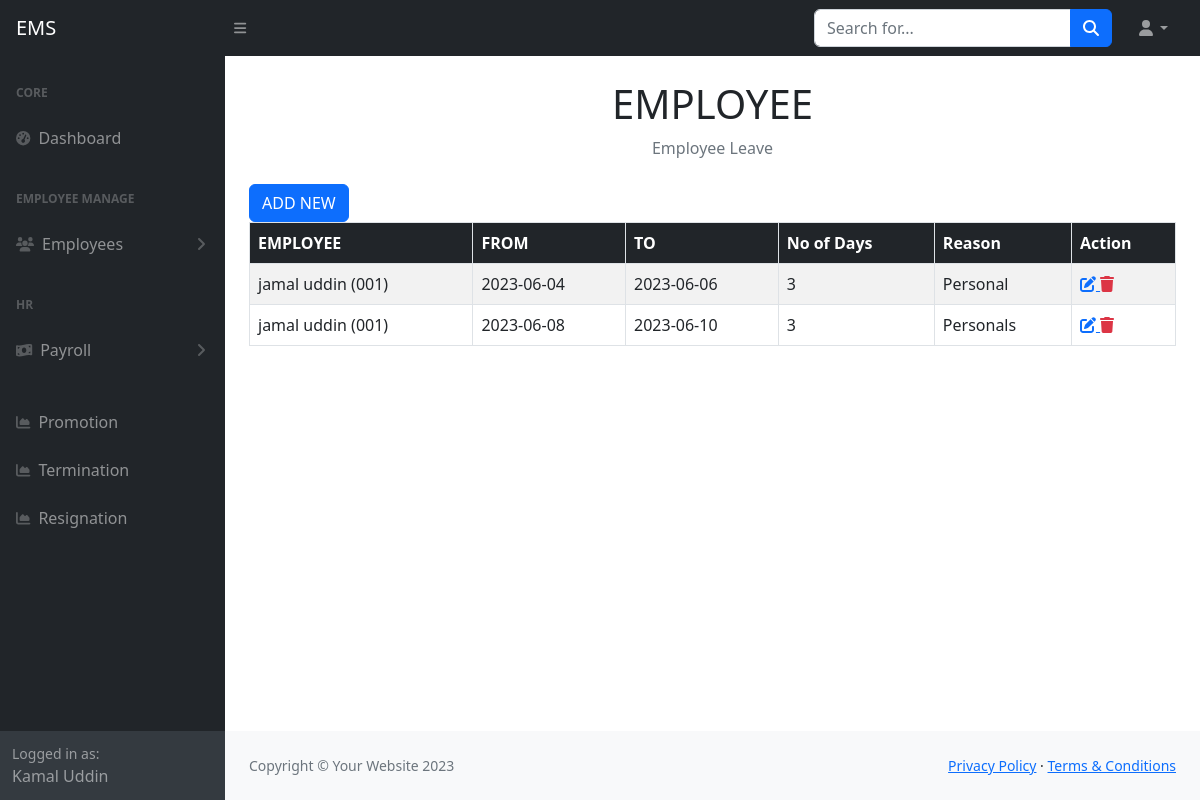
/employee_leave.php (signed in), run on an earlier commit of the app's database.
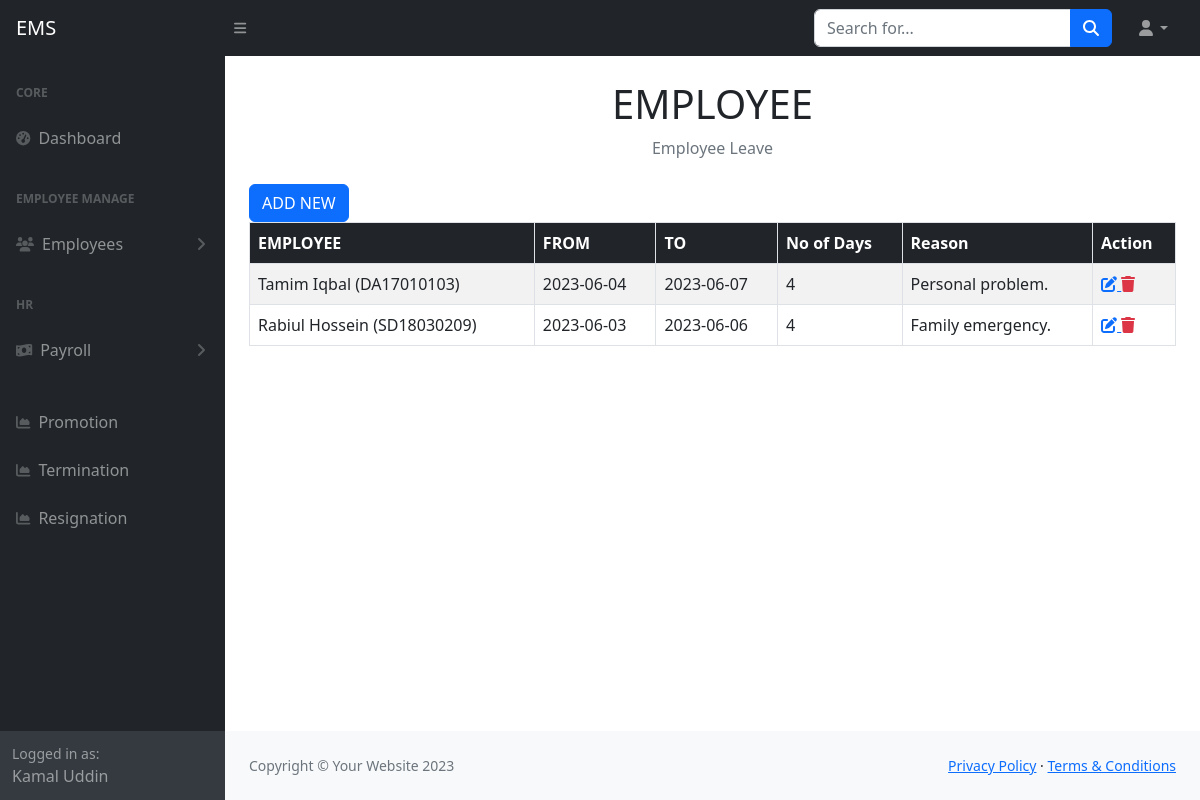
And on a later commit of the database.
### tables this page shows
CREATE TABLE `tbl_leaves` (
  `id` int(50) NOT NULL,
  `employee_id` int(11) DEFAULT NULL,
  `starting_at` date DEFAULT NULL,
  `ending_on` date DEFAULT NULL,
  `days` int(15) DEFAULT NULL,
  `reason` text DEFAULT NULL,
  `created_at` datetime DEFAULT NULL,
  `created_by` varchar(255) DEFAULT NULL,
  `updated_at` datetime DEFAULT NULL,
  `updated_by` varchar(255) DEFAULT NULL,
  `deleted_at` datetime DEFAULT NULL
);

CREATE TABLE `tbl_employees` (
  `id` int(50) NOT NULL,
  `first_name` varchar(255) NOT NULL,
  `last_name` varchar(255) NOT NULL,
  `email` varchar(255) NOT NULL,
  `phone` varchar(15) DEFAULT NULL,
  `employee_id` varchar(255) DEFAULT NULL,
  `department_id` int(11) DEFAULT NULL,
  `designation_id` int(11) DEFAULT NULL,
  `joining_date` date DEFAULT NULL,
  `yearly_leave` int(11) NOT NULL,
  `image` varchar(255) DEFAULT NULL,
  `basic_salary` decimal(10,2) NOT NULL,
  `created_at` datetime DEFAULT NULL,
  `created_by` varchar(255) DEFAULT NULL,
  `updated_at` datetime DEFAULT NULL,
  `updated_by` varchar(255) DEFAULT NULL,
  `deleted_at` datetime DEFAULT NULL
);

### include/settings.php (called while the page is built)
<?php
$protocol = isset($_SERVER['HTTPS']) ? 'https' : 'http';
$base_url="$protocol://".$_SERVER['SERVER_NAME']."/".explode('/',$_SERVER['SCRIPT_NAME'])[1]."/";
    require_once('class/crud.php');
    $mysqli=new crud;
?>

### class/crud.php (called while the page is built, shortened)
<?php
    class crud{
        private $host='localhost';
        private $user='root';
        private $password='';
        private $database='employee';
        private $connection;
        public function __construct(){
            $this->connection=new mysqli($this->host,$this->user,$this->password,$this->database);
        }
        public function common_select_query($sql){
            $result=array();
            $error=false;
            $rs=$this->connection->query($sql);
            if($rs){
                if($rs->num_rows > 0){
                    while($r=$rs->fetch_object()){
                        array_push($result,$r);
                    }
                }
            }else{
                $error=$this->connection->error;
            }
            $return = array('data'=>$result,'error'=>$error);
            return $return;
        }
    }
?>

### employee_leave.php (the view)
<?php require_once('include/header.php') ?>
<?php require_once('include/sidebar.php') ?>
<div class="container-fluid px-4">
    <h1 class="mt-4 text-center">EMPLOYEE</h1>
    <ol class="breadcrumb mb-4">
        <li class="breadcrumb-item active mx-auto">Employee Leave</li>
    </ol>
    <a href="<?= $base_url?>employee_leaves_add.php"class="btn btn-primary align-right">ADD NEW</a>
    <table class="table table-striped table-bordered">
        <thead class="bg-dark text-white">
            <tr>
                <th>EMPLOYEE</th>
                <th>FROM</th>
                <th>TO</th>
                <th>No of Days</th>
                <th>Reason</th>
                <th>Action</th>
            </tr>
        </thead>
        <tbody>
            <?php
                    $data=$mysqli->common_select_query('SELECT tbl_leaves.*,tbl_employees.first_name,tbl_employees.last_name,tbl_employees.employee_id FROM `tbl_leaves`
                    join tbl_employees on tbl_employees.id=tbl_leaves.employee_id
                    WHERE tbl_leaves.deleted_at is null');
                if(!$data['error']){
                        foreach($data['data'] as $d){
                    ?>
            <tr>
                <td><?= $d->first_name ?> <?= $d->last_name ?> (<?= $d->employee_id ?>)</td>
                <td><?= $d->starting_at ?></td>
                <td><?= $d->ending_on ?></td>
                <td><?= $d->days ?></td>
                <td><?= $d->reason ?></td>
                <td>
                    <a title="Update" href="<?= $base_url?>employee_leaves_edit.php?id=<?= $d->id ?>">
                                <i class="fa fa-edit"></i>
                    </a>
                    <a title="Delete" class="text-danger" href="employee_leaves_delete.php?id=<?= $d->id ?>">
                                <i class="fa fa-trash"></i>
                    </a>
                </td>
            </tr>
            <?php
            }
                    }
                    ?>
        </tbody>
    </table>
</div>
<?php require_once('include/footer.php') ?>

What changed in the data, as far as the page shows it:
removed tbl_leaves: employee.first_name "jamal", employee.last_name "uddin", employee.employee_id "001", starting_at "2023-06-04", ending_on "2023-06-06", days "3", reason "Personal"
removed tbl_leaves: employee.first_name "jamal", employee.last_name "uddin", employee.employee_id "001", starting_at "2023-06-08", ending_on "2023-06-10", days "3", reason "Personals"
now on this page (row edited): tbl_leaves: employee.first_name "Tamim", employee.last_name "Iqbal", employee.employee_id "DA17010103", starting_at "2023-06-04", ending_on "2023-06-07", days "4", reason "Personal problem."
now on this page (row edited): tbl_leaves: employee.first_name "Rabiul", employee.last_name "Hossein", employee.employee_id "SD18030209", starting_at "2023-06-03", ending_on "2023-06-06", days "4", reason "Family emergency."
